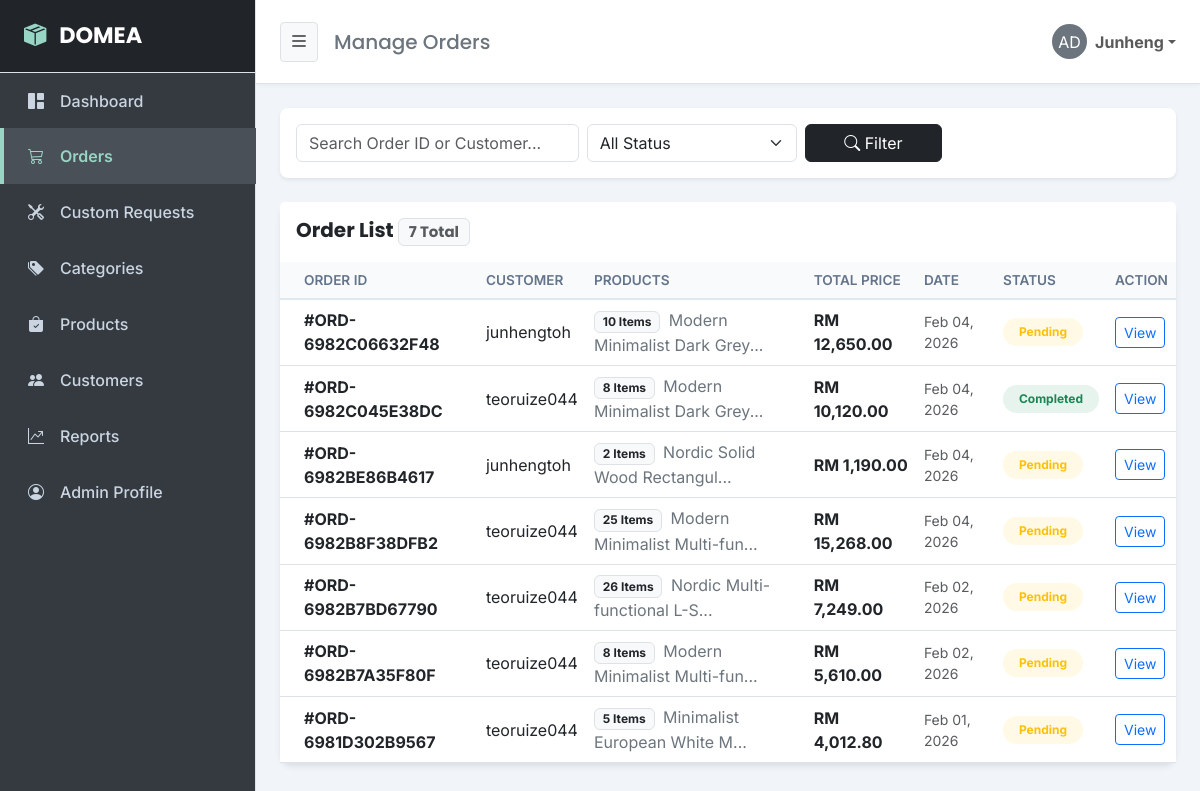
Page /admin_orders.php (signed in) on the committed database.
### tables this page shows
CREATE TABLE `orders` (
  `id` int(11) NOT NULL,
  `order_id` varchar(50) NOT NULL,
  `user_id` int(11) NOT NULL,
  `customer_name` varchar(100) NOT NULL,
  `email` varchar(100) DEFAULT NULL,
  `phone` varchar(20) DEFAULT NULL,
  `address` text DEFAULT NULL,
  `product_name` varchar(255) NOT NULL,
  `price` decimal(10,2) NOT NULL,
  `grand_total` decimal(10,2) DEFAULT NULL,
  `status` enum('Pending','Processing','Shipped','Delivered','Completed','Cancelled') DEFAULT 'Pending',
  `order_date` timestamp NOT NULL DEFAULT current_timestamp(),
  `product_image` varchar(255) DEFAULT NULL,
  `product_variant` varchar(50) DEFAULT 'Standard',
  `quantity` int(11) DEFAULT 1,
  `payment_method` varchar(50) DEFAULT 'Credit Card',
  `transaction_id` varchar(50) DEFAULT NULL,
  `payment_status` enum('Paid','Unpaid') DEFAULT 'Unpaid',
  `tracking_number` varchar(50) DEFAULT NULL,
  `courier` varchar(50) DEFAULT NULL,
  `order_notes` text DEFAULT NULL
);

### admin_orders.php (the view, shortened to what this page needs)
<?php
include 'db_conn.php';
$limit = 10;
$page = isset($_GET['page']) ? (int)$_GET['page'] : 1;
$offset = ($page - 1) * $limit;
$search = isset($_GET['search']) ? mysqli_real_escape_string($conn, $_GET['search']) : '';
$where_sql = "WHERE 1=1";
$count_sql = "SELECT COUNT(*) as total FROM orders $where_sql";
$count_result = $conn->query($count_sql);
$total_records = $count_result->fetch_assoc()['total'];
$sql = "
    SELECT
        o.id,           -- 数据库自增ID (用于关联)
        o.order_id,     -- 显示用的订单号 (ORD-XXX)
        o.customer_name,
        o.grand_total,  -- ✅ 直接读取总价，不用 SUM
        o.status,
        o.order_date,
        -- 子查询：获取该订单下的所有商品名拼接
        (
            SELECT GROUP_CONCAT(p.product_name SEPARATOR ', ')
            FROM order_items oi
            JOIN products p ON oi.product_id = p.product_id
            WHERE oi.order_id = o.id
        ) as product_summary,
        -- 子查询：获取该订单有多少件商品
        (
            SELECT SUM(oi.quantity)
            FROM order_items oi
            WHERE oi.order_id = o.id
        ) as item_count
    FROM orders o
    $where_sql
    ORDER BY o.order_date DESC
    LIMIT $offset, $limit
";
$result = $conn->query($sql);
?>
<!DOCTYPE html>
<html lang="en">
<head>
    <link href="https://cdn.jsdelivr.net/npm/bootstrap@5.3.0/dist/css/bootstrap.min.css" rel="stylesheet">
    <link rel="stylesheet" href="https://cdn.jsdelivr.net/npm/bootstrap-icons@1.10.5/font/bootstrap-icons.css">
    <link rel="stylesheet" href="admin_style.css">
</head>
<body>
    <div class="d-flex" id="wrapper">
        <div class="border-end" id="sidebar-wrapper">
            <div class="sidebar-heading border-bottom bg-dark text-white">
                <i class="bi bi-box-seam-fill me-2" style="color: #99d5c5;"></i>
                <span class="sidebar-text">DOMEA</span>
            </div>
            <div class="list-group list-group-flush">
                <a href="admin_dashboard.php" class="list-group-item list-group-item-action"><i class="bi bi-grid-1x2-fill me-3"></i><span class="sidebar-text">Dashboard</span></a>
                <a href="admin_orders.php" class="list-group-item list-group-item-action active"><i class="bi bi-cart3 me-3"></i><span class="sidebar-text">Orders</span></a>
                <a href="admin_custom_requests.php" class="list-group-item list-group-item-action">
                    <i class="bi bi-tools me-3"></i><span class="sidebar-text">Custom Requests</span>
                </a>
                <a href="admin_categories.php" class="list-group-item list-group-item-action"><i class="bi bi-tags-fill me-3"></i><span class="sidebar-text">Categories</span></a>
                <a href="admin_products.php" class="list-group-item list-group-item-action"><i class="bi bi-bag-check-fill me-3"></i><span class="sidebar-text">Products</span></a>
                <a href="admin_customers.php" class="list-group-item list-group-item-action"><i class="bi bi-people-fill me-3"></i><span class="sidebar-text">Customers</span></a>
                <a href="admin_reports.php" class="list-group-item list-group-item-action"><i class="bi bi-graph-up-arrow me-3"></i><span class="sidebar-text">Reports</span></a>
                <a href="admin_profile.php" class="list-group-item list-group-item-action"><i class="bi bi-person-circle me-3"></i><span class="sidebar-text">Admin Profile</span></a>
            </div>
        </div>
        <div id="page-content-wrapper">
            <nav class="navbar navbar-light border-bottom px-4 py-3 bg-white">
                <div class="container-fluid p-0 d-flex align-items-center justify-content-between">
                    <div class="d-flex align-items-center">
                        <button class="btn btn-light btn-sm me-3 border" id="sidebarToggle"><i class="bi bi-list fs-5"></i></button>
                        <h5 class="m-0 d-none d-md-block text-secondary">Manage Orders</h5>
                    </div>
                    <ul class="navbar-nav ms-auto flex-row align-items-center">
                        <li class="nav-item dropdown">
                            <a class="nav-link dropdown-toggle d-flex align-items-center" href="#" id="navbarDropdown" role="button" data-bs-toggle="dropdown" aria-expanded="false">
                                <div class="bg-secondary rounded-circle text-white d-flex justify-content-center align-items-center me-2" style="width: 35px; height: 35px;">AD</div>
                                <span class="fw-bold d-none d-sm-block"><?php echo isset($_SESSION['username']) ? $_SESSION['username'] : 'Admin'; ?></span>
                            </a>
                        </li>
                    </ul>
                </div>
            </nav>
            <div class="container-fluid p-4">
                <div class="card border-0 shadow-sm p-3 mb-4 rounded-3 bg-white">
                    <form method="GET" class="row g-2 align-items-center">
                        <div class="col-md-4">
                            <input type="text" name="search" class="form-control" placeholder="Search Order ID or Customer..." value="<?php echo htmlspecialchars($search); ?>">
                        </div>
                        <div class="col-md-3">
                            <select name="status" class="form-select">
                                <option value="">All Status</option>
                            </select>
                        </div>
                        <div class="col-md-2">
                            <button type="submit" class="btn btn-dark w-100"><i class="bi bi-search"></i> Filter</button>
                        </div>
                    </form>
                </div>
                <div class="card custom-table-card bg-white">
                    <div class="card-header bg-white border-0 py-3 d-flex justify-content-between align-items-center">
                        <h5 class="mb-0 fw-bold text-dark">Order List <span class="badge bg-light text-muted border"><?php echo $total_records; ?> Total</span></h5>
                    </div>
                    <div class="card-body p-0">
                        <div class="table-responsive">
                            <table class="table table-hover align-middle mb-0">
                                <thead class="table-light">
                                    <tr>
                                        <th class="ps-4">Order ID</th>
                                        <th>Customer</th>
                                        <th>Products</th>
                                        <th>Total Price</th>
                                        <th>Date</th>
                                        <th>Status</th>
                                        <th>Action</th>
                                    </tr>
                                </thead>
                                <tbody>
                                    <?php if ($result && $result->num_rows > 0): ?>
                                        <?php while($row = $result->fetch_assoc()): ?>
                                        <tr>
                                            <td class="ps-4 fw-bold">#<?php echo $row['order_id']; ?></td>
                                            <td><?php echo $row['customer_name']; ?></td>
                                            <td class="text-secondary">
                                                <?php
                                                    if (!empty($row['product_summary'])) {
                                                        echo ($row['item_count'] > 1)
                                                        ? '<span class="badge bg-light text-dark border me-1">' . $row['item_count'] . ' Items</span> ' . mb_strimwidth($row['product_summary'], 0, 30, "...")
                                                        : $row['product_summary'];
                                                    } else {
                                                        echo '<span class="text-muted small">No items</span>';
                                                    }
                                                ?>
                                            </td>
                                            <td class="fw-bold">RM <?php echo number_format($row['grand_total'], 2); ?></td>
                                            <td class="text-muted small"><?php echo date("M d, Y", strtotime($row['order_date'])); ?></td>
                                            <td>
                                                <?php
                                                    $s = $row['status'];
                                                    $cls = 'bg-secondary';
                                                    if ($s=='Completed') $cls='bg-success text-success';
                                                    if ($s=='Pending') $cls='bg-warning text-warning';
                                                    echo "<span class='badge $cls bg-opacity-10 px-3 py-2 rounded-pill'>$s</span>";
                                                ?>
                                            </td>
                                            <td>
                                                <a href="admin_order_details.php?id=<?php echo $row['order_id']; ?>" class="btn btn-sm btn-outline-primary">View</a>
                                            </td>
                                        </tr>
                                        <?php endwhile; ?>
                                    <?php else: ?>
                                        <tr><td colspan="7" class="text-center py-5 text-muted">No orders found.</td></tr>
                                    <?php endif; ?>
                                </tbody>
                            </table>
                        </div>
                    </div>
                    </div>
            </div>
        </div>
    </div>
</body>
</html>

### admin_style.css (style rules this page uses)
body { font-family: 'Inter', sans-serif; background-color: #f1f5f9; overflow-x: hidden; }
h1, h2, h3, h4, h5, h6, .navbar-brand, .sidebar-heading { font-family: 'Poppins', sans-serif; }
#sidebar-wrapper { min-height: 100vh; margin-left: -16rem; width: 16rem; transition: all 0.3s ease; background-color: #343a40; color: #94a3b8; z-index: 1000; }
#sidebar-wrapper .sidebar-heading { padding: 1.2rem 1.5rem; font-size: 1.4rem; font-weight: 700; color: #fff; background-color: #212529; border-bottom: 1px solid #495057; }
#sidebar-wrapper .list-group { width: 16rem; }
#sidebar-wrapper .list-group-item { background-color: transparent; color: #cbd5e1; border: none; padding: 1rem 1.5rem; font-weight: 500; transition: all 0.2s; border-left: 4px solid transparent; }
#sidebar-wrapper .list-group-item.active { background-color: #495057; color: #99d5c5; border-left-color: #99d5c5; font-weight: 600; }
#page-content-wrapper { width: 100%; }
.navbar { background-color: #ffffff !important; box-shadow: 0 2px 4px rgba(0,0,0,0.04); }
.custom-table-card { border: none; border-radius: 12px; box-shadow: 0 4px 6px -1px rgba(0, 0, 0, 0.1); }
.table thead th { background-color: #f8fafc; color: #64748b; font-weight: 600; text-transform: uppercase; font-size: 0.85rem; border-bottom: 2px solid #e2e8f0; }
.table td { vertical-align: middle; }
@media (min-width: 768px) { #sidebar-wrapper { margin-left: 0; width: 16rem; } }
@media (min-width: 768px) { #page-content-wrapper { margin-left: 0; width: 100%; transition: all 0.3s ease; } }

### rows in the picture
orders: order "ORD-6982C06632F48", customer_name "junhengtoh", item_count "10", product_summary "Modern Minimalist Dark Grey...", grand_total "12,650.00", order_date "Feb 04, 2026", status "Pending"
orders: order "ORD-6982C045E38DC", customer_name "teoruize044", item_count "8", product_summary "Modern Minimalist Dark Grey...", grand_total "10,120.00", order_date "Feb 04, 2026", status "Completed"
orders: order "ORD-6982BE86B4617", customer_name "junhengtoh", item_count "2", product_summary "Nordic Solid Wood Rectangul...", grand_total "1,190.00", order_date "Feb 04, 2026", status "Pending"
orders: order "ORD-6982B8F38DFB2", customer_name "teoruize044", item_count "25", product_summary "Modern Minimalist Multi-fun...", grand_total "15,268.00", order_date "Feb 04, 2026", status "Pending"
orders: order "ORD-6982B7BD67790", customer_name "teoruize044", item_count "26", product_summary "Nordic Multi-functional L-S...", grand_total "7,249.00", order_date "Feb 02, 2026", status "Pending"
orders: order "ORD-6982B7A35F80F", customer_name "teoruize044", item_count "8", product_summary "Modern Minimalist Multi-fun...", grand_total "5,610.00", order_date "Feb 02, 2026", status "Pending"
orders: order "ORD-6981D302B9567", customer_name "teoruize044", item_count "5", product_summary "Minimalist European White M...", grand_total "4,012.80", order_date "Feb 01, 2026", status "Pending"

### other values in the picture
$_SESSION['username'] "Junheng"
$total_records "7"
